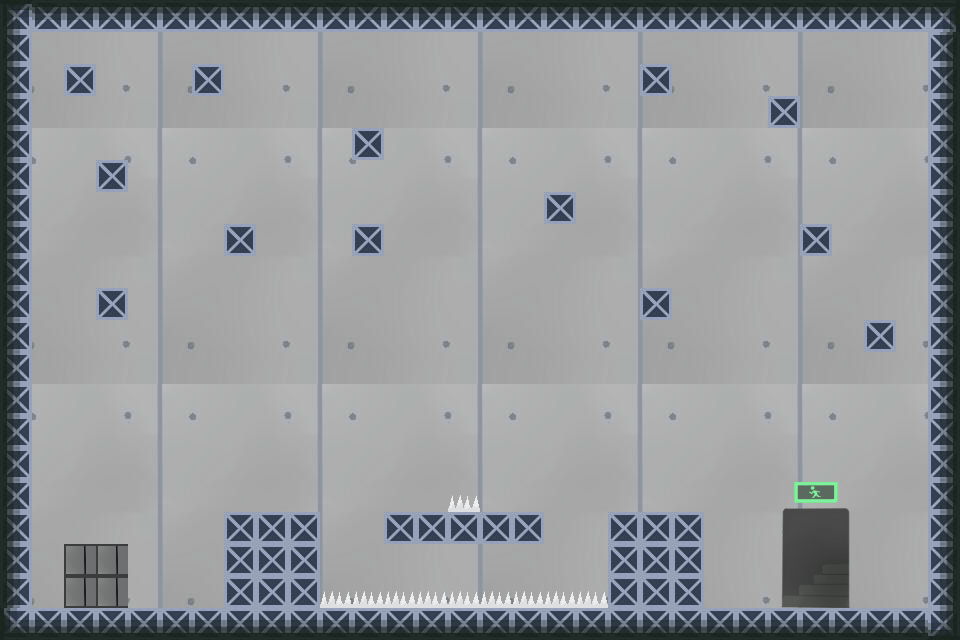

A 2D game scene composited from a Tiled map and its tileset images. What follows is a short description and the map's XML, with every tile layer's data as written:
An orthogonal 30x20 tile map with 32x32 px tiles, 4 tile layers (Background, Platform, Snare, Target).

<map version="1.0" tiledversion="1.1.4" orientation="orthogonal" renderorder="right-down" width="30" height="20" tilewidth="32" tileheight="32" infinite="0" nextobjectid="1">
 <tileset firstgid="1" source="地图素材.tsx" />
 <layer name="Background" width="30" height="20">
  <data encoding="csv">
65,66,67,68,69,65,66,67,68,69,65,66,67,68,69,65,66,67,68,69,65,66,67,68,69,65,66,67,68,69,
80,81,82,83,84,80,81,82,83,84,80,81,82,83,84,80,81,82,83,84,80,81,82,83,84,80,81,82,83,84,
95,96,97,98,99,95,96,97,98,99,95,96,97,98,99,95,96,97,98,99,95,96,97,98,99,95,96,97,98,99,
110,111,112,113,114,110,111,112,113,114,110,111,112,113,114,110,111,112,113,114,110,111,112,113,114,110,111,112,113,114,
5,6,7,8,9,5,6,7,8,9,5,6,7,8,9,5,6,7,8,9,5,6,7,8,9,5,6,7,8,9,
20,21,22,23,24,20,21,22,23,24,20,21,22,23,24,20,21,22,23,24,20,21,22,23,24,20,21,22,23,24,
35,36,37,38,39,35,36,37,38,39,35,36,37,38,39,35,36,37,38,39,35,36,37,38,39,35,36,37,38,39,
50,51,52,53,54,50,51,52,53,54,50,51,52,53,54,50,51,52,53,54,50,51,52,53,54,50,51,52,53,54,
65,66,67,68,69,65,66,67,68,69,65,66,67,68,69,65,66,67,68,69,65,66,67,68,69,65,66,67,68,69,
80,81,82,83,84,80,81,82,83,84,80,81,82,83,84,80,81,82,83,84,80,81,82,83,84,80,81,82,83,84,
95,96,97,98,99,95,96,97,98,99,95,96,97,98,99,95,96,97,98,99,95,96,97,98,99,95,96,97,98,99,
110,111,112,113,114,110,111,112,113,114,110,111,112,113,114,110,111,112,113,114,110,111,112,113,114,110,111,112,113,114,
5,6,7,8,9,5,6,7,8,9,5,6,7,8,9,5,6,7,8,9,5,6,7,8,9,5,6,7,8,9,
20,21,22,23,24,20,21,22,23,24,20,21,22,23,24,20,21,22,23,24,20,21,22,23,24,20,21,22,23,24,
35,36,37,38,39,35,36,37,38,39,35,36,37,38,39,35,36,37,38,39,35,36,37,38,39,35,36,37,38,39,
50,51,52,53,54,50,51,52,53,54,50,51,52,53,54,50,51,52,53,54,50,51,52,53,54,50,51,52,53,54,
65,66,67,68,69,65,66,67,68,69,65,66,67,68,69,65,66,67,68,69,65,66,67,68,69,65,66,67,68,69,
80,81,82,83,84,80,81,82,83,84,80,81,82,83,84,80,81,82,83,84,80,81,82,83,84,80,81,82,83,84,
95,96,97,98,99,95,96,97,98,99,95,96,97,98,99,95,96,97,98,99,95,96,97,98,99,95,96,97,98,99,
110,111,112,113,114,110,111,112,113,114,110,111,112,113,114,110,111,112,113,114,110,111,112,113,114,110,111,112,113,114
</data>
 </layer>
 <layer name="Platform" width="30" height="20">
  <data encoding="csv">
168,2684354726,2684354726,2684354726,2684354726,2684354726,2684354726,2684354726,2684354726,2684354726,2684354726,2684354726,2684354726,2684354726,2684354726,2684354726,2684354726,2684354726,2684354726,2684354726,2684354726,2684354726,2684354726,2684354726,2684354726,2684354726,2684354726,2684354726,2684354726,2684354728,
166,0,0,0,0,0,0,0,0,0,0,0,0,0,0,0,0,0,0,0,0,0,0,0,0,0,0,0,0,3221225638,
166,0,136,0,0,0,136,0,0,0,0,0,0,0,0,0,0,0,0,0,136,0,0,0,0,0,0,0,0,3221225638,
166,0,0,0,0,0,0,0,0,0,0,0,0,0,0,0,0,0,0,0,0,0,0,0,136,0,0,0,0,3221225638,
166,0,0,0,0,0,0,0,0,0,0,136,0,0,0,0,0,0,0,0,0,0,0,0,0,0,0,0,0,3221225638,
166,0,0,136,0,0,0,0,0,0,0,0,0,0,0,0,0,0,0,0,0,0,0,0,0,0,0,0,0,3221225638,
166,0,0,0,0,0,0,0,0,0,0,0,0,0,0,0,0,136,0,0,0,0,0,0,0,0,0,0,0,3221225638,
166,0,0,0,0,0,0,136,0,0,0,136,0,0,0,0,0,0,0,0,0,0,0,0,0,136,0,0,0,3221225638,
166,0,0,0,0,0,0,0,0,0,0,0,0,0,0,0,0,0,0,0,0,0,0,0,0,0,0,0,0,3221225638,
166,0,0,136,0,0,0,0,0,0,0,0,0,0,0,0,0,0,0,0,136,0,0,0,0,0,0,0,0,3221225638,
166,0,0,0,0,0,0,0,0,0,0,0,0,0,0,0,0,0,0,0,0,0,0,0,0,0,0,136,0,3221225638,
166,0,0,0,0,0,0,0,0,0,0,0,0,0,0,0,0,0,0,0,0,0,0,0,0,0,0,0,0,3221225638,
166,0,0,0,0,0,0,0,0,0,0,0,0,0,0,0,0,0,0,0,0,0,0,0,0,0,0,0,0,3221225638,
166,0,0,0,0,0,0,0,0,0,0,0,0,0,0,0,0,0,0,0,0,0,0,0,0,0,0,0,0,3221225638,
166,0,0,0,0,0,0,0,0,0,0,0,0,0,0,0,0,0,0,0,0,0,0,0,0,0,0,0,0,3221225638,
166,0,0,0,0,0,0,0,0,0,0,0,0,0,0,0,0,0,0,0,0,0,0,0,0,0,0,0,0,3221225638,
166,0,0,0,0,0,0,136,136,136,0,0,136,136,136,136,136,0,0,136,136,136,0,0,0,0,0,0,0,3221225638,
166,0,0,0,0,0,0,136,136,136,0,0,0,0,0,0,0,0,0,136,136,136,0,0,0,0,0,0,0,3221225638,
166,0,0,0,0,0,0,136,136,136,0,0,0,0,0,0,0,0,0,136,136,136,0,0,0,0,0,0,0,3221225638,
1610612904,1610612902,1610612902,1610612902,1610612902,1610612902,1610612902,1610612902,1610612902,1610612902,1610612902,1610612902,1610612902,1610612902,1610612902,1610612902,1610612902,1610612902,1610612902,1610612902,1610612902,1610612902,1610612902,1610612902,1610612902,1610612902,1610612902,1610612902,1610612902,3221225640
</data>
 </layer>
 <layer name="Snare" width="30" height="20">
  <data encoding="csv">
0,0,0,0,0,0,0,0,0,0,0,0,0,0,0,0,0,0,0,0,0,0,0,0,0,0,0,0,0,0,
0,0,0,0,0,0,0,0,0,0,0,0,0,0,0,0,0,0,0,0,0,0,0,0,0,0,0,0,0,0,
0,0,0,0,0,0,0,0,0,0,0,0,0,0,0,0,0,0,0,0,0,0,0,0,0,0,0,0,0,0,
0,0,0,0,0,0,0,0,0,0,0,0,0,0,0,0,0,0,0,0,0,0,0,0,0,0,0,0,0,0,
0,0,0,0,0,0,0,0,0,0,0,0,0,0,0,0,0,0,0,0,0,0,0,0,0,0,0,0,0,0,
0,0,0,0,0,0,0,0,0,0,0,0,0,0,0,0,0,0,0,0,0,0,0,0,0,0,0,0,0,0,
0,0,0,0,0,0,0,0,0,0,0,0,0,0,0,0,0,0,0,0,0,0,0,0,0,0,0,0,0,0,
0,0,0,0,0,0,0,0,0,0,0,0,0,0,0,0,0,0,0,0,0,0,0,0,0,0,0,0,0,0,
0,0,0,0,0,0,0,0,0,0,0,0,0,0,0,0,0,0,0,0,0,0,0,0,0,0,0,0,0,0,
0,0,0,0,0,0,0,0,0,0,0,0,0,0,0,0,0,0,0,0,0,0,0,0,0,0,0,0,0,0,
0,0,0,0,0,0,0,0,0,0,0,0,0,0,0,0,0,0,0,0,0,0,0,0,0,0,0,0,0,0,
0,0,0,0,0,0,0,0,0,0,0,0,0,0,0,0,0,0,0,0,0,0,0,0,0,0,0,0,0,0,
0,0,0,0,0,0,0,0,0,0,0,0,0,0,0,0,0,0,0,0,0,0,0,0,0,0,0,0,0,0,
0,0,0,0,0,0,0,0,0,0,0,0,0,0,0,0,0,0,0,0,0,0,0,0,0,0,0,0,0,0,
0,0,0,0,0,0,0,0,0,0,0,0,0,0,0,0,0,0,0,0,0,0,0,0,0,0,0,0,0,0,
0,0,0,0,0,0,0,0,0,0,0,0,0,0,196,0,0,0,0,0,0,0,0,0,1,2,3,0,0,0,
0,0,0,0,0,0,0,0,0,0,0,0,0,0,0,0,0,0,0,0,0,0,0,0,16,17,18,0,0,0,
0,0,0,0,0,0,0,0,0,0,0,0,0,0,0,0,0,0,0,0,0,0,0,0,31,32,33,0,0,0,
0,0,0,0,0,0,0,0,0,0,196,196,196,196,196,196,196,196,196,0,0,0,0,0,46,47,48,0,0,0,
0,0,0,0,0,0,0,0,0,0,0,0,0,0,0,0,0,0,0,0,0,0,0,0,0,0,0,0,0,0
</data>
 </layer>
 <layer name="Target" width="30" height="20">
  <data encoding="csv">
0,0,0,0,0,0,0,0,0,0,0,0,0,0,0,0,0,0,0,0,0,0,0,0,0,0,0,0,0,0,
0,0,0,0,0,0,0,0,0,0,0,0,0,0,0,0,0,0,0,0,0,0,0,0,0,0,0,0,0,0,
0,0,0,0,0,0,0,0,0,0,0,0,0,0,0,0,0,0,0,0,0,0,0,0,0,0,0,0,0,0,
0,0,0,0,0,0,0,0,0,0,0,0,0,0,0,0,0,0,0,0,0,0,0,0,0,0,0,0,0,0,
0,0,0,0,0,0,0,0,0,0,0,0,0,0,0,0,0,0,0,0,0,0,0,0,0,0,0,0,0,0,
0,0,0,0,0,0,0,0,0,0,0,0,0,0,0,0,0,0,0,0,0,0,0,0,0,0,0,0,0,0,
0,0,0,0,0,0,0,0,0,0,0,0,0,0,0,0,0,0,0,0,0,0,0,0,0,0,0,0,0,0,
0,0,0,0,0,0,0,0,0,0,0,0,0,0,0,0,0,0,0,0,0,0,0,0,0,0,0,0,0,0,
0,0,0,0,0,0,0,0,0,0,0,0,0,0,0,0,0,0,0,0,0,0,0,0,0,0,0,0,0,0,
0,0,0,0,0,0,0,0,0,0,0,0,0,0,0,0,0,0,0,0,0,0,0,0,0,0,0,0,0,0,
0,0,0,0,0,0,0,0,0,0,0,0,0,0,0,0,0,0,0,0,0,0,0,0,0,0,0,0,0,0,
0,0,0,0,0,0,0,0,0,0,0,0,0,0,0,0,0,0,0,0,0,0,0,0,0,0,0,0,0,0,
0,0,0,0,0,0,0,0,0,0,0,0,0,0,0,0,0,0,0,0,0,0,0,0,0,0,0,0,0,0,
0,0,0,0,0,0,0,0,0,0,0,0,0,0,0,0,0,0,0,0,0,0,0,0,0,0,0,0,0,0,
0,0,0,0,0,0,0,0,0,0,0,0,0,0,0,0,0,0,0,0,0,0,0,0,0,0,0,0,0,0,
0,0,0,0,0,0,0,0,0,0,0,0,0,0,0,0,0,0,0,0,0,0,0,0,0,0,0,0,0,0,
0,0,0,0,0,0,0,0,0,0,0,0,0,0,0,0,0,0,0,0,0,0,0,0,0,0,0,0,0,0,
0,0,106,106,0,0,0,0,0,0,0,0,0,0,0,0,0,0,0,0,0,0,0,0,0,0,0,0,0,0,
0,0,106,106,0,0,0,0,0,0,0,0,0,0,0,0,0,0,0,0,0,0,0,0,0,0,0,0,0,0,
0,0,0,0,0,0,0,0,0,0,0,0,0,0,0,0,0,0,0,0,0,0,0,0,0,0,0,0,0,0
</data>
 </layer>
</map>
